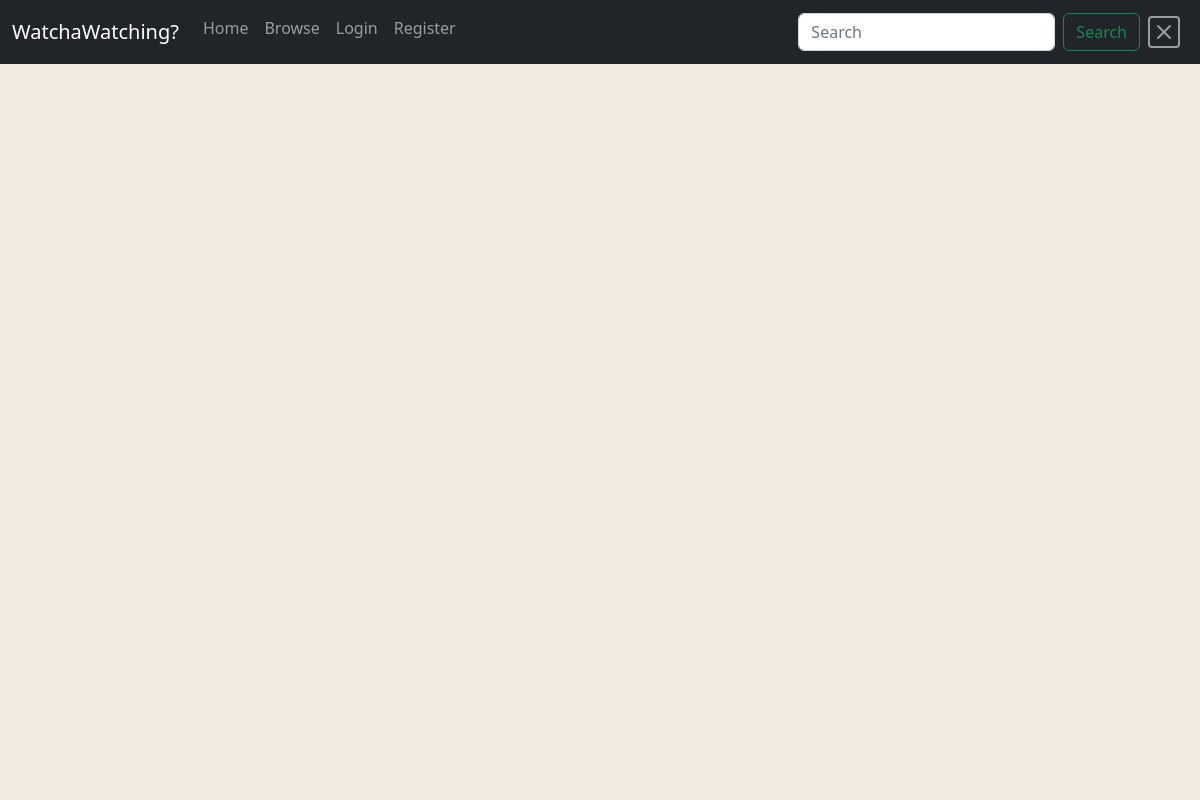
Before: /watching/list/2/Watched with the older database file.
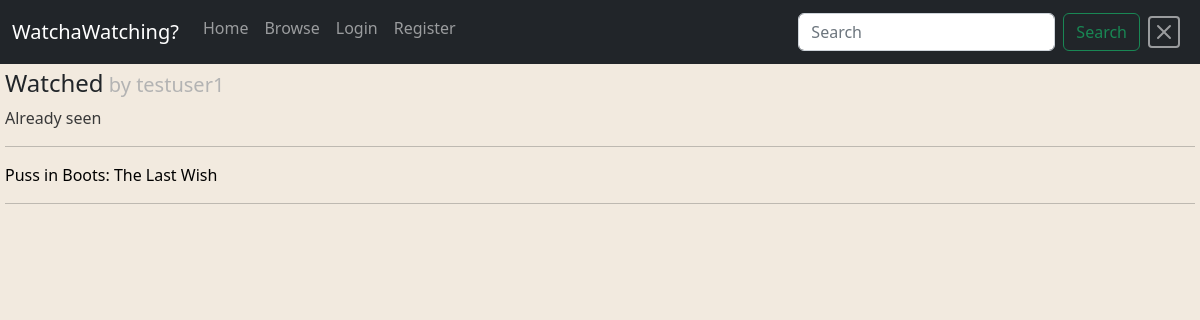
After: the same page with the newer database file.
### watching/models.py (models this page shows)
class List(models.Model):
    name = models.CharField(max_length=200)
    description = models.TextField(blank=True)
    owner = models.ForeignKey(User, on_delete=models.CASCADE, related_name='mylists')

class User(AbstractUser):
    pass

class ListItem(models.Model):
    media_types = [
    ('M', 'Movie'),
    ('S', 'Show'),
    ]
    list = models.ForeignKey(List, on_delete=models.CASCADE, related_name='listitems')
    itemID = models.IntegerField() # will be the ID, so you can look for a Media object or search TMDB
    name = models.CharField(max_length=200)
    type = models.CharField(max_length=20, choices=media_types)
    poster = models.CharField(max_length=200, null=True)

### watching/views.py (the view)
# urls.py: path('list/<int:userid>/<str:name>', views.viewlist, name='viewlist'),
def viewlist(request, userid, name):
    owner = User.objects.get(pk=userid)
    listcheck = listCheck(owner, name)
    requester = request.user
    if requester == owner:
        ownerviewing = True
    else:
        ownerviewing = False
    if listcheck:
        list = List.objects.filter(owner=owner).get(name=name)
        items = ListItem.objects.filter(list=list.pk)
        return render(request, 'watching/viewlist.html', {'list': list, 'items': items, 'ownerviewing': ownerviewing, 'owner': owner})
    else:
        return render(request, 'watching/viewlist.html', {'message': 'This list does not exist', 'owner': owner})

### watching/helpers.py (called while the page is built)
def listCheck(owner, list):
    check = List.objects.filter(owner=owner).filter(name=list).count()
    if check > 0:
        return True
    else:
        return False

### watching/templates/watching/viewlist.html (shortened to what this page needs)
{% extends "layout.html" %}
{% load static %}
{% block body %}
  {% if message %}
    {% if reason == 'nolist' %}
      <div>{{ message }}</div>
      <a href="{% url 'createlist' %}">Click here to create a new list</a>
    {% endif %}
  {% else %}
    <h4 class="listtitle">{{ list.name }}</h4><h5 class="listowner">&nbsp;by <a href="{% url 'profile' owner.pk %}" class="listownerlink">{{ owner.username }}</a></h5>
    <p class="listdesc">{{ list.description }}</p>
    <hr>
      {% if items %}
        {% for item in items %}
          <div>
            <a class="listlink" href="{% url 'details' item.type item.itemID %}">{{ item.name }}</a>
            <hr>
          </div>
        {% endfor %}
      {% endif %}
  {% endif %}
{% endblock %}

Changed rows visible on the page:
added List: name "Watched", description "Already seen"
now on this page (row unchanged): User: username "testuser1"
added ListItem: name "Puss in Boots: The Last Wish"
Other visible differences:
text now shown: "by"
